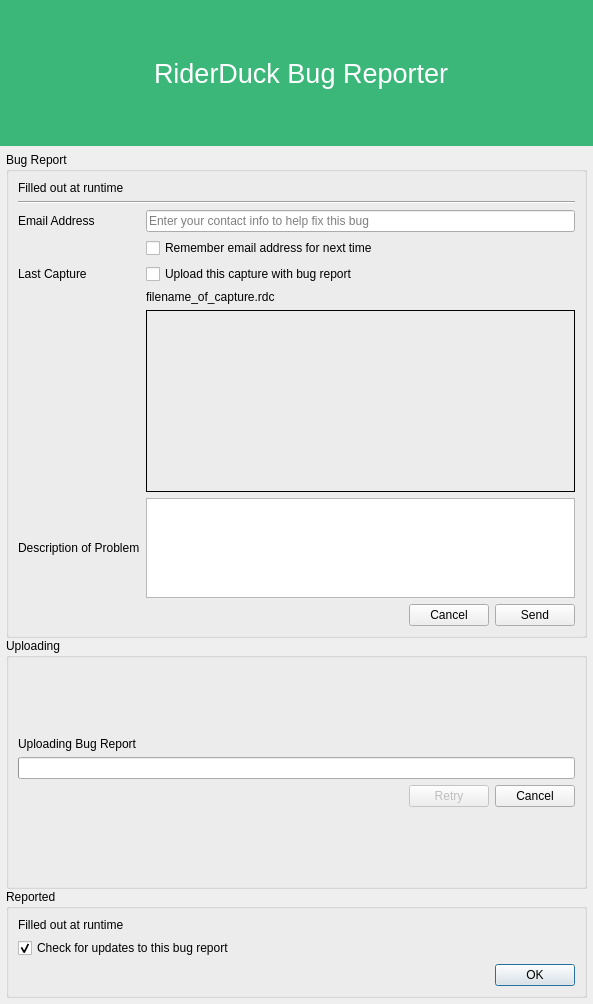
<?xml version="1.0" encoding="UTF-8"?>
<ui version="4.0">
 <class>CrashDialog</class>
 <widget class="QDialog" name="CrashDialog">
  <property name="windowModality">
   <enum>Qt::ApplicationModal</enum>
  </property>
  <property name="geometry">
   <rect>
    <x>0</x>
    <y>0</y>
    <width>593</width>
    <height>1004</height>
   </rect>
  </property>
  <property name="sizePolicy">
   <sizepolicy hsizetype="Fixed" vsizetype="Fixed">
    <horstretch>0</horstretch>
    <verstretch>0</verstretch>
   </sizepolicy>
  </property>
  <property name="windowTitle">
   <string>RiderDuck Bug Reporter</string>
  </property>
  <layout class="QVBoxLayout" name="verticalLayout_4">
   <property name="spacing">
    <number>0</number>
   </property>
   <property name="leftMargin">
    <number>0</number>
   </property>
   <property name="topMargin">
    <number>0</number>
   </property>
   <property name="rightMargin">
    <number>0</number>
   </property>
   <property name="bottomMargin">
    <number>0</number>
   </property>
   <item>
    <widget class="QFrame" name="frame">
     <property name="sizePolicy">
      <sizepolicy hsizetype="Preferred" vsizetype="Minimum">
       <horstretch>0</horstretch>
       <verstretch>0</verstretch>
      </sizepolicy>
     </property>
     <property name="palette">
      <palette>
       <active>
        <colorrole role="WindowText">
         <brush brushstyle="SolidPattern">
          <color alpha="255">
           <red>255</red>
           <green>255</green>
           <blue>255</blue>
          </color>
         </brush>
        </colorrole>
        <colorrole role="Base">
         <brush brushstyle="SolidPattern">
          <color alpha="255">
           <red>255</red>
           <green>255</green>
           <blue>255</blue>
          </color>
         </brush>
        </colorrole>
        <colorrole role="Window">
         <brush brushstyle="SolidPattern">
          <color alpha="255">
           <red>59</red>
           <green>183</green>
           <blue>121</blue>
          </color>
         </brush>
        </colorrole>
       </active>
       <inactive>
        <colorrole role="WindowText">
         <brush brushstyle="SolidPattern">
          <color alpha="255">
           <red>255</red>
           <green>255</green>
           <blue>255</blue>
          </color>
         </brush>
        </colorrole>
        <colorrole role="Base">
         <brush brushstyle="SolidPattern">
          <color alpha="255">
           <red>255</red>
           <green>255</green>
           <blue>255</blue>
          </color>
         </brush>
        </colorrole>
        <colorrole role="Window">
         <brush brushstyle="SolidPattern">
          <color alpha="255">
           <red>59</red>
           <green>183</green>
           <blue>121</blue>
          </color>
         </brush>
        </colorrole>
       </inactive>
       <disabled>
        <colorrole role="WindowText">
         <brush brushstyle="SolidPattern">
          <color alpha="255">
           <red>106</red>
           <green>104</green>
           <blue>100</blue>
          </color>
         </brush>
        </colorrole>
        <colorrole role="Base">
         <brush brushstyle="SolidPattern">
          <color alpha="255">
           <red>59</red>
           <green>183</green>
           <blue>121</blue>
          </color>
         </brush>
        </colorrole>
        <colorrole role="Window">
         <brush brushstyle="SolidPattern">
          <color alpha="255">
           <red>59</red>
           <green>183</green>
           <blue>121</blue>
          </color>
         </brush>
        </colorrole>
       </disabled>
      </palette>
     </property>
     <property name="autoFillBackground">
      <bool>true</bool>
     </property>
     <layout class="QHBoxLayout" name="horizontalLayout">
      <property name="leftMargin">
       <number>20</number>
      </property>
      <property name="rightMargin">
       <number>20</number>
      </property>
      <item>
       <widget class="RDLabel" name="rdocLogo">
        <property name="sizePolicy">
         <sizepolicy hsizetype="Fixed" vsizetype="Fixed">
          <horstretch>0</horstretch>
          <verstretch>0</verstretch>
         </sizepolicy>
        </property>
        <property name="minimumSize">
         <size>
          <width>128</width>
          <height>128</height>
         </size>
        </property>
        <property name="maximumSize">
         <size>
          <width>128</width>
          <height>128</height>
         </size>
        </property>
        <property name="text">
         <string/>
        </property>
        <property name="pixmap">
         <pixmap resource="../../Resources/resources.qrc">:/logo.svg</pixmap>
        </property>
        <property name="scaledContents">
         <bool>true</bool>
        </property>
       </widget>
      </item>
      <item>
       <widget class="QLabel" name="rdocName">
        <property name="sizePolicy">
         <sizepolicy hsizetype="Preferred" vsizetype="Minimum">
          <horstretch>0</horstretch>
          <verstretch>0</verstretch>
         </sizepolicy>
        </property>
        <property name="palette">
         <palette>
          <active/>
          <inactive/>
          <disabled/>
         </palette>
        </property>
        <property name="font">
         <font>
          <pointsize>20</pointsize>
         </font>
        </property>
        <property name="text">
         <string>RiderDuck Bug Reporter</string>
        </property>
       </widget>
      </item>
     </layout>
    </widget>
   </item>
   <item>
    <layout class="QVBoxLayout" name="verticalLayout_3">
     <property name="spacing">
      <number>0</number>
     </property>
     <property name="leftMargin">
      <number>6</number>
     </property>
     <property name="topMargin">
      <number>6</number>
     </property>
     <property name="rightMargin">
      <number>6</number>
     </property>
     <property name="bottomMargin">
      <number>6</number>
     </property>
     <item>
      <widget class="QGroupBox" name="reportGroup">
       <property name="title">
        <string>Bug Report</string>
       </property>
       <layout class="QGridLayout" name="gridLayout">
        <item row="0" column="0" colspan="2">
         <widget class="QLabel" name="reportText">
          <property name="text">
           <string notr="true">Filled out at runtime</string>
          </property>
          <property name="alignment">
           <set>Qt::AlignLeading|Qt::AlignLeft|Qt::AlignTop</set>
          </property>
          <property name="wordWrap">
           <bool>true</bool>
          </property>
          <property name="openExternalLinks">
           <bool>true</bool>
          </property>
         </widget>
        </item>
        <item row="1" column="0" colspan="2">
         <widget class="Line" name="line">
          <property name="orientation">
           <enum>Qt::Horizontal</enum>
          </property>
         </widget>
        </item>
        <item row="3" column="0">
         <widget class="QLabel" name="addressLabel">
          <property name="text">
           <string>Email Address</string>
          </property>
         </widget>
        </item>
        <item row="3" column="1">
         <widget class="QLineEdit" name="email">
          <property name="placeholderText">
           <string>Enter your contact info to help fix this bug</string>
          </property>
         </widget>
        </item>
        <item row="4" column="1">
         <widget class="QCheckBox" name="rememberEmail">
          <property name="text">
           <string>Remember email address for next time</string>
          </property>
         </widget>
        </item>
        <item row="5" column="0">
         <widget class="QLabel" name="captureLabel">
          <property name="text">
           <string>Last Capture</string>
          </property>
         </widget>
        </item>
        <item row="5" column="1">
         <widget class="QCheckBox" name="captureUpload">
          <property name="text">
           <string>Upload this capture with bug report</string>
          </property>
         </widget>
        </item>
        <item row="6" column="1">
         <widget class="QLabel" name="captureFilename">
          <property name="text">
           <string>filename_of_capture.rdc</string>
          </property>
         </widget>
        </item>
        <item row="7" column="1">
         <widget class="QFrame" name="capturePreviewFrame">
          <property name="frameShape">
           <enum>QFrame::Box</enum>
          </property>
          <layout class="QHBoxLayout" name="horizontalLayout_3">
           <property name="spacing">
            <number>0</number>
           </property>
           <property name="leftMargin">
            <number>0</number>
           </property>
           <property name="topMargin">
            <number>0</number>
           </property>
           <property name="rightMargin">
            <number>0</number>
           </property>
           <property name="bottomMargin">
            <number>0</number>
           </property>
           <item>
            <widget class="RDLabel" name="capturePreview">
             <property name="sizePolicy">
              <sizepolicy hsizetype="Fixed" vsizetype="Fixed">
               <horstretch>0</horstretch>
               <verstretch>0</verstretch>
              </sizepolicy>
             </property>
             <property name="minimumSize">
              <size>
               <width>320</width>
               <height>180</height>
              </size>
             </property>
             <property name="maximumSize">
              <size>
               <width>320</width>
               <height>180</height>
              </size>
             </property>
             <property name="scaledContents">
              <bool>true</bool>
             </property>
            </widget>
           </item>
          </layout>
         </widget>
        </item>
        <item row="8" column="0">
         <widget class="QLabel" name="descriptionLabel">
          <property name="text">
           <string>Description of Problem</string>
          </property>
          <property name="wordWrap">
           <bool>true</bool>
          </property>
         </widget>
        </item>
        <item row="8" column="1">
         <widget class="QTextEdit" name="description">
          <property name="sizePolicy">
           <sizepolicy hsizetype="Expanding" vsizetype="Fixed">
            <horstretch>0</horstretch>
            <verstretch>0</verstretch>
           </sizepolicy>
          </property>
          <property name="minimumSize">
           <size>
            <width>0</width>
            <height>100</height>
           </size>
          </property>
          <property name="maximumSize">
           <size>
            <width>16777215</width>
            <height>100</height>
           </size>
          </property>
         </widget>
        </item>
        <item row="9" column="1">
         <widget class="QFrame" name="frame_2">
          <layout class="QHBoxLayout" name="horizontalLayout_2">
           <property name="leftMargin">
            <number>0</number>
           </property>
           <property name="topMargin">
            <number>0</number>
           </property>
           <property name="rightMargin">
            <number>0</number>
           </property>
           <property name="bottomMargin">
            <number>0</number>
           </property>
           <item>
            <spacer name="horizontalSpacer_2">
             <property name="orientation">
              <enum>Qt::Horizontal</enum>
             </property>
             <property name="sizeHint" stdset="0">
              <size>
               <width>40</width>
               <height>20</height>
              </size>
             </property>
            </spacer>
           </item>
           <item>
            <widget class="QPushButton" name="cancel">
             <property name="text">
              <string>Cancel</string>
             </property>
            </widget>
           </item>
           <item>
            <widget class="QPushButton" name="send">
             <property name="text">
              <string>Send</string>
             </property>
            </widget>
           </item>
          </layout>
         </widget>
        </item>
       </layout>
      </widget>
     </item>
     <item>
      <widget class="QGroupBox" name="uploadingGroup">
       <property name="title">
        <string>Uploading</string>
       </property>
       <layout class="QVBoxLayout" name="verticalLayout">
        <item>
         <spacer name="verticalSpacer">
          <property name="orientation">
           <enum>Qt::Vertical</enum>
          </property>
          <property name="sizeHint" stdset="0">
           <size>
            <width>20</width>
            <height>40</height>
           </size>
          </property>
         </spacer>
        </item>
        <item>
         <widget class="QLabel" name="progressText">
          <property name="text">
           <string>Uploading Bug Report</string>
          </property>
          <property name="wordWrap">
           <bool>true</bool>
          </property>
         </widget>
        </item>
        <item>
         <widget class="QProgressBar" name="progressBar"/>
        </item>
        <item>
         <layout class="QHBoxLayout" name="uploadButtonLayout">
          <item>
           <spacer name="horizontalSpacer">
            <property name="orientation">
             <enum>Qt::Horizontal</enum>
            </property>
            <property name="sizeHint" stdset="0">
             <size>
              <width>40</width>
              <height>20</height>
             </size>
            </property>
           </spacer>
          </item>
          <item>
           <widget class="QPushButton" name="uploadRetry">
            <property name="enabled">
             <bool>false</bool>
            </property>
            <property name="text">
             <string>Retry</string>
            </property>
           </widget>
          </item>
          <item>
           <widget class="QPushButton" name="uploadCancel">
            <property name="text">
             <string>Cancel</string>
            </property>
           </widget>
          </item>
         </layout>
        </item>
        <item>
         <spacer name="verticalSpacer_2">
          <property name="orientation">
           <enum>Qt::Vertical</enum>
          </property>
          <property name="sizeHint" stdset="0">
           <size>
            <width>20</width>
            <height>40</height>
           </size>
          </property>
         </spacer>
        </item>
       </layout>
      </widget>
     </item>
     <item>
      <widget class="QGroupBox" name="reportedGroup">
       <property name="title">
        <string>Reported</string>
       </property>
       <layout class="QVBoxLayout" name="verticalLayout_2">
        <item>
         <widget class="QLabel" name="finishedText">
          <property name="text">
           <string notr="true">Filled out at runtime</string>
          </property>
          <property name="alignment">
           <set>Qt::AlignLeading|Qt::AlignLeft|Qt::AlignTop</set>
          </property>
          <property name="wordWrap">
           <bool>true</bool>
          </property>
          <property name="openExternalLinks">
           <bool>true</bool>
          </property>
         </widget>
        </item>
        <item>
         <widget class="QCheckBox" name="checkUpdates">
          <property name="text">
           <string>Check for updates to this bug report</string>
          </property>
          <property name="checked">
           <bool>true</bool>
          </property>
         </widget>
        </item>
        <item>
         <widget class="QDialogButtonBox" name="buttonBox">
          <property name="standardButtons">
           <set>QDialogButtonBox::Ok</set>
          </property>
         </widget>
        </item>
       </layout>
      </widget>
     </item>
    </layout>
   </item>
  </layout>
 </widget>
 <customwidgets>
  <customwidget>
   <class>RDLabel</class>
   <extends>QLabel</extends>
   <header>Widgets/Extended/RDLabel.h</header>
  </customwidget>
 </customwidgets>
 <resources>
  <include location="../../Resources/resources.qrc"/>
 </resources>
 <connections/>
</ui>
